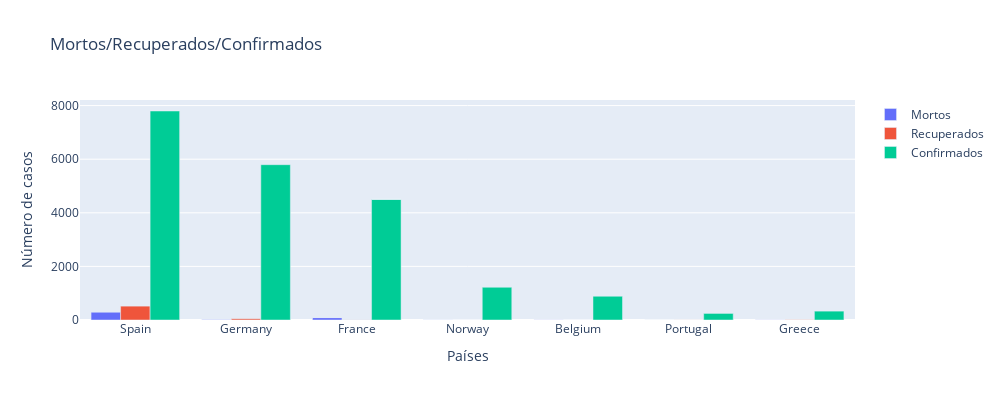

The notebook cell saved with this chart:
### Code cell
europa = [ 'France', 'Germany', 'Spain', 'Belgium', 'Norway','Greece',  'Portugal']
temp=full_table.loc[full_table.Date == full_table.Date.max()]
temp=temp.reset_index()
temp=temp.loc[temp['Country/Region'].isin(europa)]

layout = go.Layout(height=400,width=1000)

fig = go.Figure(data=[
    go.Bar(name='Mortos', x=temp['Country/Region'], y=temp['Deaths']),
    go.Bar(name='Recuperados', x=temp['Country/Region'], y=temp['Recovered']),
    go.Bar(name='Confirmados', x=temp['Country/Region'], y=temp['Confirmed']),
],layout=layout)

fig.update_layout(
    title="Mortos/Recuperados/Confirmados",
    xaxis_title="Países",
    yaxis_title="Número de casos",
)

fig.show()

### Figure 1 — Plotly figure (JSON) as saved in the notebook; plotly's stock layout.template omitted (floating-point values rounded to 4 significant figures)
{"data": [{"name": "Mortos", "type": "bar", "x": ["Spain", "Germany", "France", "Norway", "Belgium", "Portugal", "Greece", "France", "France"], "y": [289, 11, 91, 3, 4, 0, 4, 0, 0]}, {"name": "Recuperados", "type": "bar", "x": ["Spain", "Germany", "France", "Norway", "Belgium", "Portugal", "Greece", "France", "France"], "y": [517, 46, 12, 1, 1, 2, 8, 0, 0]}, {"name": "Confirmados", "type": "bar", "x": ["Spain", "Germany", "France", "Norway", "Belgium", "Portugal", "Greece", "France", "France"], "y": [7798, 5795, 4499, 1221, 886, 245, 331, 7, 3]}], "layout": {"height": 400, "title": {"text": "Mortos/Recuperados/Confirmados"}, "width": 1000, "xaxis": {"autorange": true, "range": [-0.5, 6.5], "title": {"text": "Países"}, "type": "category"}, "yaxis": {"autorange": true, "range": [0, 8208.0], "title": {"text": "Número de casos"}, "type": "linear"}}}
